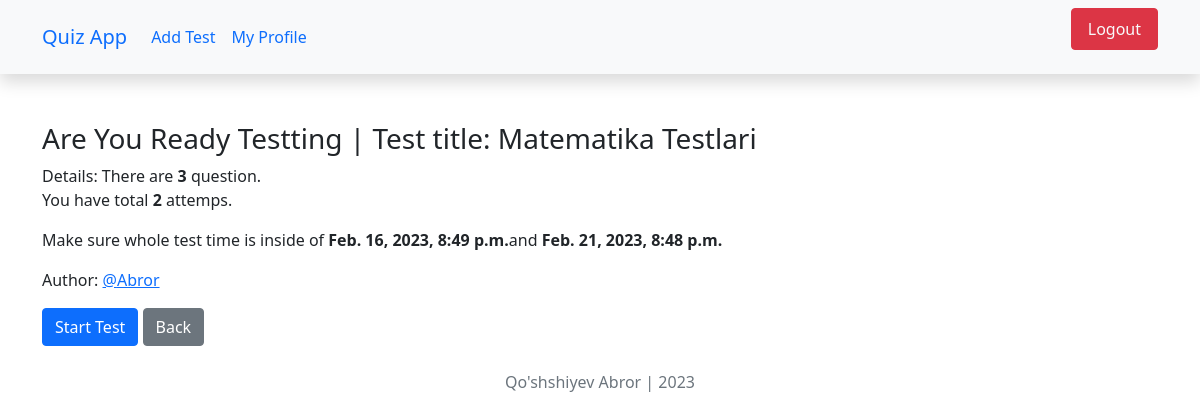
The page /1/redy_to_test (signed in) on the database its author committed.
### main/models.py (models this page shows, shortened)
class Test(models.Model):
    author = models.ForeignKey(User, on_delete=models.CASCADE)
    category = models.ForeignKey(Category, on_delete=models.CASCADE)
    title = models.CharField(max_length=255)
    maximum_attemps = models.PositiveBigIntegerField()
    start_date = models.DateTimeField(default=timezone.now)
    end_date = models.DateTimeField(default=(timezone.now()+timezone.timedelta(days=5)))
    pass_persontags = models.PositiveBigIntegerField()

### main/views.py (the view)
# urls.py: path('<int:test_id>/redy_to_test', redy_to_test, name='redy_to_test'),
@login_required(login_url='login')
def redy_to_test(request, test_id):
    test = get_object_or_404(Test, id=test_id)
    return render(request, 'redy_to_test.html', {'test': test})

### templates/redy_to_test.html (shortened to what this page needs)
{% extends 'base.html' %}
{% load static %}
{% block content %}
    <div class="content mt-5">
        <h3>Are You Ready Testting | Test title: {{ test.title }}</h3>
        <p>
            Details: There are <strong> {{ test.question_set.all.count }}</strong> question.
            <br> You have total <strong>{{ test.maximum_attemps }}</strong> attemps.
        </p>
        <p>Make sure whole test time is inside of <strong> {{ test.start_date }}</strong>and <strong> {{ test.end_date }}</strong></p>
        <p>Author: <a href="#">@{{ test.author.username }}</a></p>
        <a class="btn btn-primary" href="{% url 'test' test.id %}">Start Test</a>
        <a class="btn btn-secondary" href="{% url 'index' %}">Back</a>
    </div>
{% endblock content %}

### rows shown on the page
Test: title "Matematika Testlari", question_set.all.count "3", maximum_attemps "2", start_date "Feb. 16, 2023, 8:49 p.m.", end_date "Feb. 21, 2023, 8:48 p.m.", author.username "Abror"
